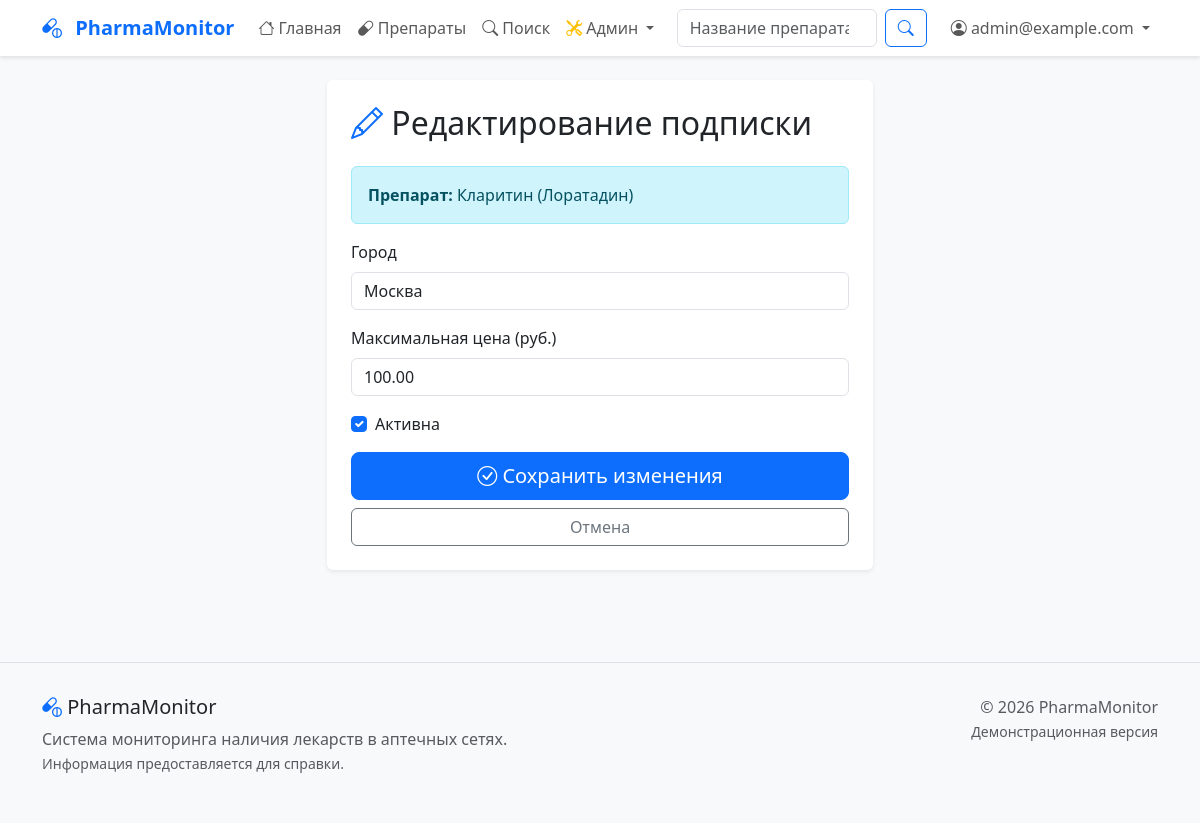
The page /drugs/subscriptions/1/edit/ (signed in) on the database its author committed.
### drugs/models.py (models this page shows, shortened)
class CustomUser(AbstractBaseUser, PermissionsMixin):
    email = models.EmailField("Электронная почта", unique=True)
    username = models.CharField("Имя пользователя", max_length=150, unique=True, blank=True, null=True)
    first_name = models.CharField("Имя", max_length=150, blank=True)
    last_name = models.CharField("Фамилия", max_length=150, blank=True)
    is_staff = models.BooleanField("Сотрудник", default=False)
    is_active = models.BooleanField("Активен", default=True)
    date_joined = models.DateTimeField("Дата регистрации", auto_now_add=True)
    email_notifications = models.BooleanField("Email уведомления", default=True)
    objects = CustomUserManager()
    USERNAME_FIELD = 'email'
    REQUIRED_FIELDS = ['username']  # Важно: добавьте username сюда
    class Meta:
        verbose_name = "Пользователь"
        verbose_name_plural = "Пользователи"
        db_table = 'custom_user'  # Явно указываем имя таблицы
    def get_full_name(self):
        full_name = f"{self.first_name} {self.last_name}".strip()
        return full_name if full_name else self.email

class UserSubscription(models.Model):
    user = models.ForeignKey(settings.AUTH_USER_MODEL, on_delete=models.CASCADE, verbose_name="Пользователь")
    drug = models.ForeignKey(Drug, on_delete=models.CASCADE, verbose_name="Препарат")
    city = models.CharField("Город", max_length=100, blank=True, null=True)
    max_price = models.DecimalField("Максимальная цена", max_digits=10, decimal_places=2, blank=True, null=True)
    is_active = models.BooleanField("Активна", default=True)
    created_at = models.DateTimeField("Дата создания", auto_now_add=True)
    class Meta:
        verbose_name = "Подписка пользователя"
        verbose_name_plural = "Подписки пользователей"
        unique_together = ['user', 'drug', 'city']

class Drug(models.Model):
    mnn = models.CharField("МНН (Международное название)", max_length=255)
    trade_name = models.CharField("Торговое название", max_length=255)
    form = models.CharField("Форма выпуска", max_length=100)
    dosage = models.CharField("Дозировка", max_length=100)
    manufacturer = models.CharField("Производитель", max_length=255)
    atx_code = models.CharField("АТХ код", max_length=20, blank=True, null=True)
    description = models.TextField("Описание", blank=True, null=True)
    created_at = models.DateTimeField("Дата добавления", auto_now_add=True)
    updated_at = models.DateTimeField("Дата обновления", auto_now=True)
    class Meta:
        verbose_name = "Препарат"
        verbose_name_plural = "Препараты"
        ordering = ['trade_name']

### drugs/views.py (the view)
# urls.py: path('subscriptions/<int:subscription_id>/edit/', views.edit_subscription, name='edit_subscription'),
@login_required
def edit_subscription(request, subscription_id):
    subscription = get_object_or_404(UserSubscription, id=subscription_id, user=request.user)
    if request.method == 'POST':
        form = SubscriptionEditForm(request.POST, instance=subscription)
        if form.is_valid():
            form.save()
            messages.success(request, 'Подписка обновлена.')
            return redirect('my_subscriptions')
    else:
        form = SubscriptionEditForm(instance=subscription)
    return render(request, 'drugs/edit_subscription.html', {
        'form': form,
        'subscription': subscription,
    })

### drugs/forms.py
class SubscriptionEditForm(forms.ModelForm):
    class Meta:
        model = UserSubscription
        fields = ['city', 'max_price', 'is_active']
        widgets = {
            'city': forms.TextInput(attrs={'class': 'form-control'}),
            'max_price': forms.NumberInput(attrs={'class': 'form-control', 'step': '0.01'}),
            'is_active': forms.CheckboxInput(attrs={'class': 'form-check-input'}),
        }
        labels = {
            'city': 'Город',
            'max_price': 'Максимальная цена (руб.)',
            'is_active': 'Активна',
        }

### drugs/templates/drugs/edit_subscription.html (shortened to what this page needs)
{% extends 'base.html' %}
{% block content %}
<div class="row justify-content-center">
    <div class="col-md-8 col-lg-6">
        <div class="card shadow-sm">
            <div class="card-body p-4">
                <h2 class="card-title mb-4">
                    <i class="bi bi-pencil text-primary"></i> Редактирование подписки
                </h2>
                <div class="alert alert-info mb-3">
                    <strong>Препарат:</strong> {{ subscription.drug.trade_name }} ({{ subscription.drug.mnn }})
                </div>
                <form method="post">
                    <div class="mb-3">
                        <label for="{{ form.city.id_for_label }}" class="form-label">
                            {{ form.city.label }}
                        </label>
                        {{ form.city }}
                    </div>
                    <div class="mb-3">
                        <label for="{{ form.max_price.id_for_label }}" class="form-label">
                            {{ form.max_price.label }}
                        </label>
                        {{ form.max_price }}
                    </div>
                    <div class="mb-3 form-check">
                        {{ form.is_active }}
                        <label for="{{ form.is_active.id_for_label }}" class="form-check-label">
                            {{ form.is_active.label }}
                        </label>
                    </div>
                    <div class="d-grid gap-2">
                        <button type="submit" class="btn btn-primary btn-lg">
                            <i class="bi bi-check-circle"></i> Сохранить изменения
                        </button>
                        <a href="{% url 'drugs:my_subscriptions' %}" class="btn btn-outline-secondary">
                            Отмена
                        </a>
                    </div>
                </form>
            </div>
        </div>
    </div>
</div>
{% endblock %}

### templates/base.html (shortened to what this page needs)
<!DOCTYPE html>
<html lang="ru">
<head>
    <link href="https://cdn.jsdelivr.net/npm/bootstrap@5.3.0/dist/css/bootstrap.min.css" rel="stylesheet">
    <link rel="stylesheet" href="https://cdn.jsdelivr.net/npm/bootstrap-icons@1.10.0/font/bootstrap-icons.css">
</head>
<body>
    <nav class="navbar navbar-expand-lg navbar-light bg-white navbar-shadow">
        <div class="container">
            <a class="navbar-brand text-primary" href="{% url 'home' %}">
                <i class="bi bi-capsule-pill me-2"></i>
                <strong>PharmaMonitor</strong>
            </a>
            <div class="collapse navbar-collapse" id="navbarNav">
                <ul class="navbar-nav me-auto">
                    <li class="nav-item">
                        <a class="nav-link" href="{% url 'home' %}">
                            <i class="bi bi-house"></i> Главная
                        </a>
                    </li>
                    <li class="nav-item">
                        <a class="nav-link" href="{% url 'drugs:drug_list' %}">
                            <i class="bi bi-capsule"></i> Препараты
                        </a>
                    </li>
                    <li class="nav-item">
                        <a class="nav-link" href="{% url 'drugs:drug_search' %}">
                            <i class="bi bi-search"></i> Поиск
                        </a>
                    </li>
                    {% if user.is_staff %}
                    <li class="nav-item dropdown">
                        <a class="nav-link dropdown-toggle" href="#" id="adminDropdown" role="button"
                           data-bs-toggle="dropdown" aria-expanded="false">
                            <i class="bi bi-tools text-warning"></i> Админ
                        </a>
                    </li>
                    {% endif %}
                </ul>
                <form class="d-flex me-3" method="get" action="{% url 'drugs:drug_search' %}">
                    <input class="form-control me-2" type="search" name="q"
                           placeholder="Название препарата..." style="width: 200px;">
                    <button class="btn btn-outline-primary" type="submit">
                        <i class="bi bi-search"></i>
                    </button>
                </form>
                <ul class="navbar-nav">
                    {% if user.is_authenticated %}
                        <li class="nav-item dropdown">
                            <a class="nav-link dropdown-toggle" href="#" id="userDropdown" role="button" data-bs-toggle="dropdown">
                                <i class="bi bi-person-circle"></i> {{ user.get_full_name|default:user.email }}
                            </a>
                        </li>
                    {% endif %}
                </ul>
            </div>
        </div>
    </nav>
    <main class="container py-4">
        {% block content %}{% endblock %}
    </main>
    <footer class="mt-5">
        <div class="container">
            <div class="row">
                <div class="col-md-6">
                    <h5><i class="bi bi-capsule-pill text-primary"></i> PharmaMonitor</h5>
                    <p class="text-muted">
                        Система мониторинга наличия лекарств в аптечных сетях.<br>
                        <small>Информация предоставляется для справки.</small>
                    </p>
                </div>
                <div class="col-md-6 text-md-end">
                    <p class="mb-0 text-muted">
                        &copy; {% now "Y" %} PharmaMonitor<br>
                        <small>Демонстрационная версия</small>
                    </p>
                </div>
            </div>
        </div>
    </footer>
</body>
</html>

### templates/base.html (style rules this page uses)
body { font-family: 'Segoe UI', system-ui, -apple-system, sans-serif; background-color: #f8f9fa; }
.navbar-brand { font-weight: 600; }
.card { border: none; box-shadow: 0 2px 10px rgba(0,0,0,0.08); transition: transform 0.2s; margin-bottom: 20px; }
footer { margin-top: 3rem; padding: 2rem 0; background-color: #f8f9fa; border-top: 1px solid #dee2e6; }
.navbar { box-shadow: 0 2px 4px rgba(0,0,0,0.1); }

### rows shown on the page
CustomUser: get_full_name "admin@example.com"
UserSubscription: drug.trade_name "Кларитин", drug.mnn "Лоратадин", city "Москва", max_price "100.00", is_active "☑"
